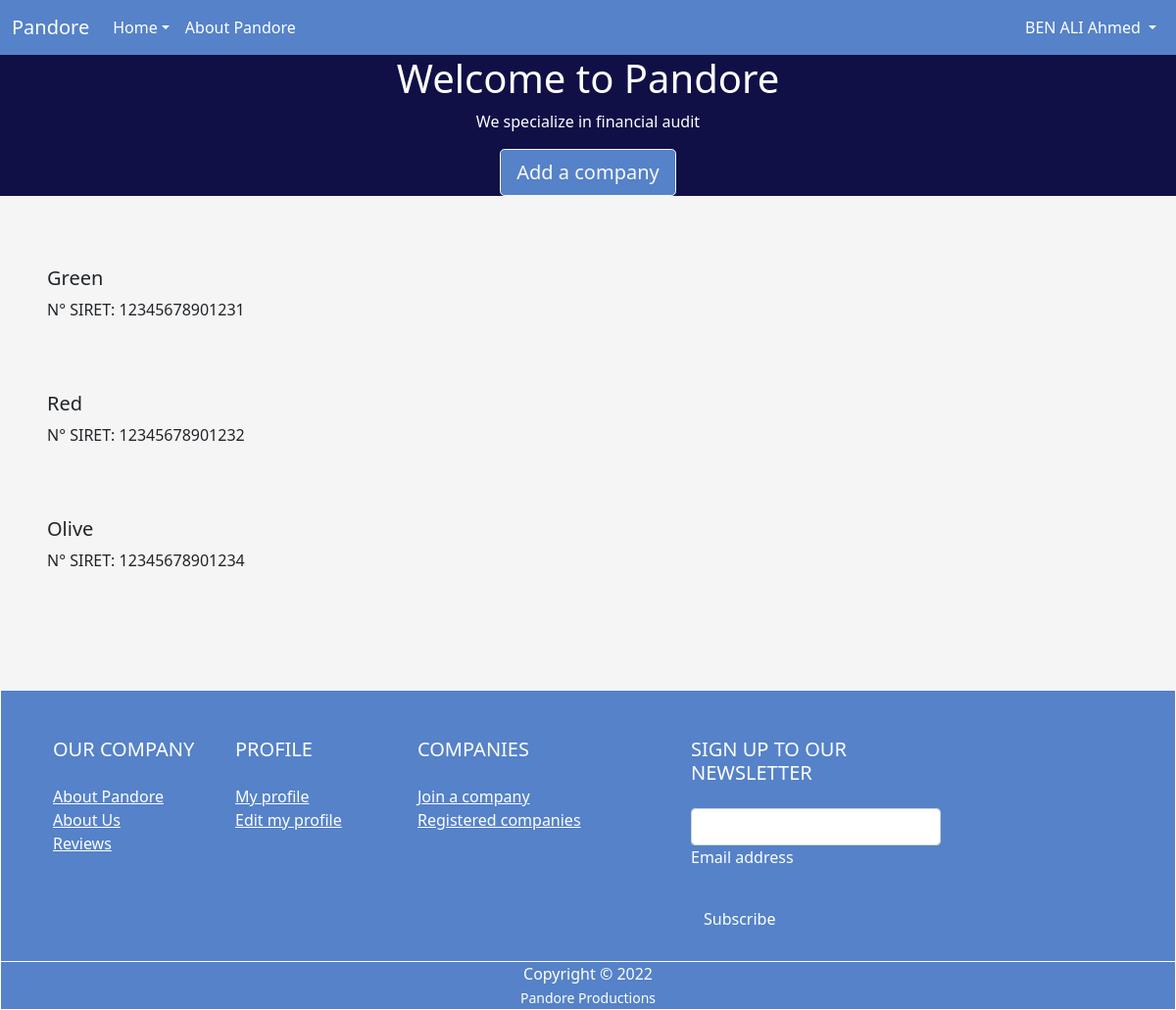
Page /home.php (signed in) on the committed database.
### tables this page shows
CREATE TABLE IF NOT EXISTS `company` (
  `siret` varchar(15) NOT NULL,
  `companyName` varchar(255) DEFAULT NULL,
  `legalStatus` varchar(100) DEFAULT NULL,
  `codeAPE` varchar(6) DEFAULT NULL,
  `numberOfEmployees` int(11) DEFAULT -1,
  `emailCEO` varchar(255) DEFAULT NULL,
  PRIMARY KEY (`siret`),
  KEY `fk_company_emailCEO` (`emailCEO`)
);

### src/home.php (the view, shortened to what this page needs)
<!DOCTYPE html>
<html lang="en">
<head>
	<link href="https://cdn.jsdelivr.net/npm/bootstrap@5.1.3/dist/css/bootstrap.min.css" rel="stylesheet">
</head>
<body style="background-color: whitesmoke;">
<header>
        <nav class="navbar navbar-expand-lg" style="background-color: #5582C8">
            <div class="container-fluid">
                <a class="navbar-brand" href="home.php" style="color: #ffff">Pandore</a>
                <div class="collapse navbar-collapse" id="navbar">
                    <ul class="navbar-nav me-auto mb-2 mb-lg-0">
                        <li class="nav-item dropdown" >
                            <a class="nav-link dropdown-toggle" href="#" id="navbarDropdown" role="button" data-bs-toggle="dropdown" aria-expanded="false" style="color: #ffff">Home</a>
                        </li>
                        <li class="nav-item">
                            <a class="nav-link" href="index.php" style="color: #ffff">About Pandore</a>
                        </li>
                    </ul>
                    <div class="d-flex">
                        <ul class="navbar-nav me-auto mb-2 mb-lg-0">
                            <li class="nav-item dropdown">
                                <a class="nav-link dropdown-toggle active" href="#" id="navbarDropdown" role="button" data-bs-toggle="dropdown" aria-expanded="false" style="color: #ffff">
                                    <?php echo "{$_SESSION['lastName']} {$_SESSION['firstName']}"; ?>
                                </a>
                            </li>
                        </ul>
                    </div>
                </div>
            </div>
        </nav>
		<div class="jumbotron text-center" style="background-color: #101047">
			<h1 style="color: #ffff">Welcome to Pandore</h1>
			 <p style="color: #ffff">We specialize in financial audit</p>
					<?php if ($_SESSION['occupation'] == "ceo") { ?>
						<a class="btn btn-outline-light btn-lg " href="add_company.php" role="button" style="background-color: #5582C8">Add a company</a>
					<?php } else { ?>
						<a class="btn btn-outline-light btn-lg" href="join_company.php" role="button" style="background-color: #5582C8">Join a company</a>
					<?php } ?>
				</div>
	</header>
	<br />
	<div id="content" name="content">
		<?php
		$db_handle = mysqli_connect('localhost', 'root', '');
		$db_found = mysqli_select_db($db_handle, 'pfe_pandore');
		if ($db_found) {
			if ($_SESSION['occupation'] == "ceo") {
				$sql = "SELECT c.siret, c.companyName FROM `users` JOIN company as c ON users.email=c.emailCEO WHERE users.email = '{$_SESSION['email']}'";
				$result = mysqli_query($db_handle, $sql);
				if (mysqli_num_rows($result) == 0) { ?>
					<h1 class="noAudit p-5 d-flex justify-content-center"><i style="color: #101047">You didn't create any company. <a href="add_company.php" style="color: #5582C8" >Create one!</a></i></h1>
					<?php
				} else {
					while ($data = mysqli_fetch_assoc($result)) {
					?>
						<div class="list_companies p-4 m-4" onClick="window.location.href='infos_company.php?siret=<?php echo $data['siret']; ?>'">
							<h5 href="infos_company.php?siret=<?php echo $data['siret']; ?>"><?php echo $data['companyName']; ?></h5>
							<div>N° SIRET: <?php echo $data['siret']; ?></div>
						</div>
					<?php
					}
				}
			}
		} else {
			echo "<strong>Database not found</strong>";
		}
		?>
	</div>
	<br />
	<footer class="text-center text-lg-start border border-white mt-sm-5 pt-4" style="background-color: #5582C8">
<div class="container p-4">
  <div class="row">
    <div class="col-lg-2 col-md-5 mb-4 mb-lg-0">
      <h5 class="text-uppercase mb-4" style="color: #ffff">OUR COMPANY</h5>
      <ul class="list-unstyled mb-4">
        <li>
          <a href="index.php" class="text-white" style="color: #ffff">About Pandore</a>
        </li>
        <li>
          <a href="index.php" class="text-white" style="color: #ffff">About Us</a>
        </li>
        <li>
          <a href="index.php" class="text-white" style="color: #ffff">Reviews</a>
        </li>
      </ul>
    </div>
    <div class="col-lg-2 col-md-6 mb-4 mb-lg-0">
      <h5 class="text-uppercase mb-4" style="color: #ffff">Profile</h5>
      <ul class="list-unstyled">
        <li>
          <a href="profile.php" class="text-white">My profile</a>
        </li>
        <li>
          <a href="modify_profile.php" class="text-white">Edit my profile</a>
        </li>
      </ul>
    </div>
    <div class="col-lg-3 col-md-6 mb-4 mb-lg-0">
      <h5 class="text-uppercase mb-4" style="color: #ffff">Companies</h5>
      <ul class="list-unstyled">
        <li>
          <a href="#!" class="text-white">Join a company</a>
        </li>
        <li>
          <a href="#!" class="text-white">Registered companies</a>
        </li>
      </ul>
    </div>
    <div class="col-lg-3 col-md-6 mb-4 mb-lg-0">
      <h5 class="text-uppercase mb-4" style="color: #ffff">Sign up to our newsletter</h5>
      <div class="form-outline form-white mb-4">
        <input type="email" id="form5Example2" class="form-control" />
        <label class="form-label" for="form5Example2" style="color: #ffff">Email address</label>
      </div>
      <button type="submit" class="btn btn-outline-white btn-block" style="color: #ffff">Subscribe</button>
    </div>
  </div>
</div>
<div class="text-sm-center border-top border-white" style="color: #ffff">
Copyright &copy; <?php echo date("Y"); ?><br /><small>Pandore Productions</small>
</div>
</footer>
</body>
</html>

### rows in the picture
company: companyName "Green", siret "12345678901231"
company: companyName "Red", siret "12345678901232"
company: companyName "Olive", siret "12345678901234"

### other values in the picture
$_SESSION['lastName'] "BEN ALI"
$_SESSION['firstName'] "Ahmed"
